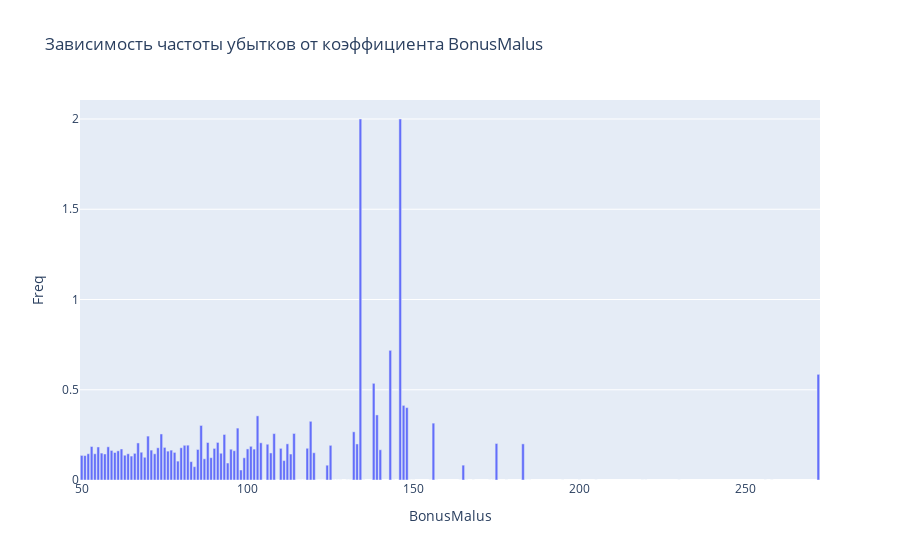

Source (notebook cell):
### Code cell
param = 'BonusMalus'
df_group_age = df[['Exposure', 'PolicyCount','ClaimAmount', 'ClaimCount', 'NoClaimCount']].groupby(df[param]).sum()
df_group_age = df_group_age.reset_index()
df_group_age['Freq'] = df_group_age.ClaimCount / df_group_age.Exposure
df_group_age['AvgClaim'] = df_group_age.ClaimAmount / df_group_age.ClaimCount

fig = px.bar(df_group_age, x=param, y='Freq', title=f'Зависимость частоты убытков от коэффициента {param}')

fig.show()

### Figure 1 — Plotly figure (JSON) as saved in the notebook; plotly's stock layout.template omitted (floating-point values rounded to 4 significant figures)
{"data": [{"alignmentgroup": "True", "hovertemplate": "BonusMalus=%{x}<br>Freq=%{y}<extra></extra>", "legendgroup": "", "marker": {"color": "#636efa"}, "name": "", "offsetgroup": "", "orientation": "v", "showlegend": false, "textposition": "auto", "type": "bar", "x": [50, 51, 52, 53, 54, 55, 56, 57, 58, 59, 60, 61, 62, 63, 64, 65, 66, 67, 68, 69, 70, 71, 72, 73, 74, 75, 76, 77, 78, 79, 80, 81, 82, 83, 84, 85, 86, 87, 88, 89, 90, 91, 92, 93, 94, 95, 96, 97, 98, 99, 100, 101, 102, 103, 104, 105, 106, 107, 108, 109, 110, 111, 112, 113, 114, 115, 116, 117, 118, 119, 120, 121, 122, 123, 124, 125, 126, 127, 128, 130, 131, 132, 133, 134, 135, 138, 139, 140, 143, 144, 146, 147, 148, 149, 150, 155, 156, 157, 164, 165, 166, 168, 173, 174, 175, 178, 183, 184, 185, 195, 200, 205, 219, 220, 230, 256, 258, 272], "xaxis": "x", "y": [0.1363, 0.1353, 0.1455, 0.1855, 0.1454, 0.1831, 0.1491, 0.1442, 0.1839, 0.1638, 0.1523, 0.1616, 0.1719, 0.1372, 0.1455, 0.1326, 0.1477, 0.2053, 0.1538, 0.1259, 0.2433, 0.1657, 0.1452, 0.1785, 0.2551, 0.1805, 0.16, 0.1656, 0.1529, 0.1046, 0.1785, 0.1923, 0.1929, 0.1017, 0.07373, 0.1691, 0.3022, 0.1175, 0.2078, 0.1237, 0.175, 0.2082, 0.1483, 0.2523, 0.09408, 0.1706, 0.1622, 0.2875, 0.05538, 0.123, 0.1721, 0.1867, 0.1712, 0.3554, 0.2061, 0, 0.1981, 0.1499, 0.257, 0, 0.1753, 0.1076, 0.2003, 0.1439, 0.2578, 0, 0, 0, 0.1758, 0.3251, 0.151, 0, 0, 0, 0.08201, 0.192, 0, 0, 0, 0, 0, 0.267, 0.1997, 2, 0, 0.5356, 0.3605, 0.1674, 0.7184, 0, 2, 0.4133, 0.4011, 0, 0, 0, 0.315, 0, 0, 0.0823, 0, 0, 0, 0, 0.2023, 0, 0.2002, 0, 0, 0, 0, 0, 0, 0, 0, 0, 0, 0.5855], "yaxis": "y"}], "layout": {"barmode": "relative", "legend": {"tracegroupgap": 0}, "title": {"text": "Зависимость частоты убытков от коэффициента BonusMalus"}, "xaxis": {"anchor": "y", "domain": [0, 1], "title": {"text": "BonusMalus"}}, "yaxis": {"anchor": "x", "domain": [0, 1], "title": {"text": "Freq"}}}}
